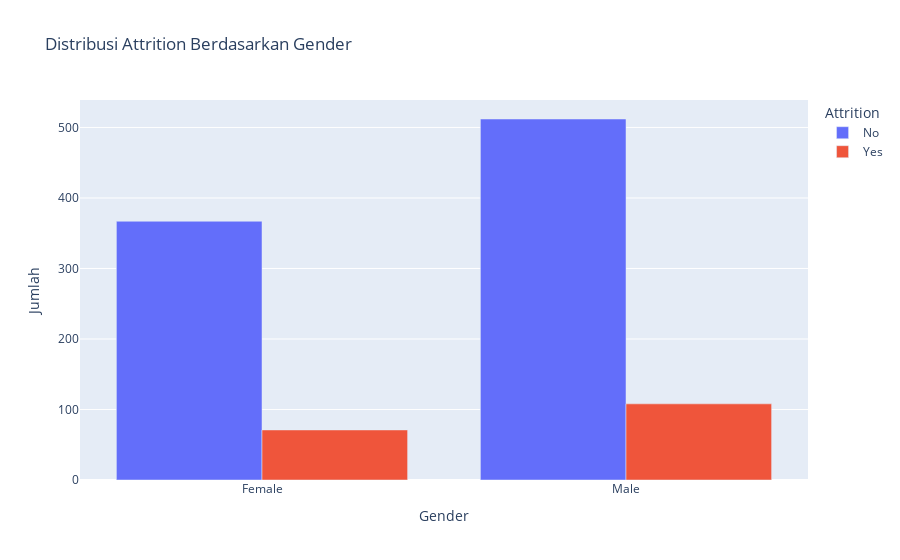

The cell this chart's notebook holds for it:
### Code cell
# Analisis Berdasarkan Gender
gender_attrition = data.groupby(['Gender', 'Attrition']).size().reset_index(name='Count')
fig = px.bar(
    gender_attrition,
    x='Gender',
    y='Count',
    color='Attrition',
    barmode='group',
    title="Distribusi Attrition Berdasarkan Gender",
    labels={'Count': 'Jumlah', 'Gender': 'Gender'}
)
fig.show()

### Figure 1 — Plotly figure (JSON) as saved in the notebook; plotly's stock layout.template omitted (floating-point values rounded to 4 significant figures)
{"data": [{"alignmentgroup": "True", "hovertemplate": "Attrition=No<br>Gender=%{x}<br>Jumlah=%{y}<extra></extra>", "legendgroup": "No", "marker": {"color": "#636efa", "pattern": {"shape": ""}}, "name": "No", "offsetgroup": "No", "orientation": "v", "showlegend": true, "textposition": "auto", "type": "bar", "x": ["Female", "Male"], "xaxis": "x", "y": [367, 512], "yaxis": "y"}, {"alignmentgroup": "True", "hovertemplate": "Attrition=Yes<br>Gender=%{x}<br>Jumlah=%{y}<extra></extra>", "legendgroup": "Yes", "marker": {"color": "#EF553B", "pattern": {"shape": ""}}, "name": "Yes", "offsetgroup": "Yes", "orientation": "v", "showlegend": true, "textposition": "auto", "type": "bar", "x": ["Female", "Male"], "xaxis": "x", "y": [71, 108], "yaxis": "y"}], "layout": {"barmode": "group", "legend": {"title": {"text": "Attrition"}, "tracegroupgap": 0}, "title": {"text": "Distribusi Attrition Berdasarkan Gender"}, "xaxis": {"anchor": "y", "domain": [0, 1], "title": {"text": "Gender"}}, "yaxis": {"anchor": "x", "domain": [0, 1], "title": {"text": "Jumlah"}}}}
